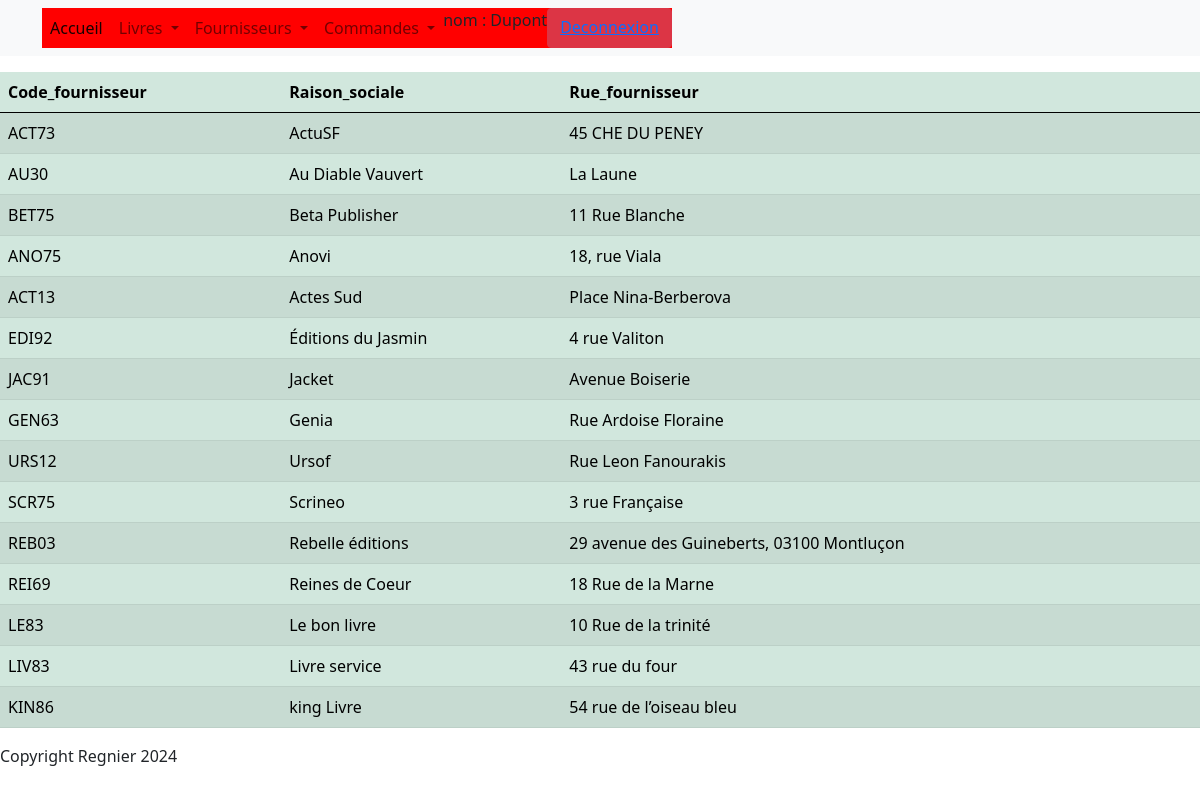
Screenshot of /?controller=fournisseurs&action=all_fournisseurs (signed in) with the database file from the repository.
### tables this page shows
CREATE TABLE `fournisseurs` (
  `Id_fournisseur` int(11) NOT NULL,
  `Code_fournisseur` varchar(50) NOT NULL COMMENT 'Le code du fournisseur',
  `Raison_sociale` varchar(50) NOT NULL COMMENT 'Nom de la compagnie du fournisseur',
  `Rue_fournisseur` varchar(100) DEFAULT NULL COMMENT 'Rue du fournisseur',
  `Code_postal` varchar(50) DEFAULT NULL COMMENT 'Code postal du fournisseur',
  `Localite` varchar(100) DEFAULT NULL COMMENT 'Localité du fournisseur',
  `Pays` varchar(100) DEFAULT NULL COMMENT 'Pays du fournisseur',
  `Tel_fournisseur` varchar(50) DEFAULT NULL COMMENT 'téléphone du fournisseur',
  `Url_fournisseur` varchar(100) DEFAULT NULL COMMENT 'Adresse du site Web du fournisseur',
  `Email_fournisseur` varchar(50) DEFAULT NULL COMMENT 'Email du fournisseur',
  `Fax_fournisseur` varchar(50) DEFAULT NULL COMMENT 'Fax du fournisseur'
);

### Controllers/Controller_fournisseurs.php (called while the page is built, shortened)
<?php
class Controller_fournisseurs extends Controller
{
    public function action_all_fournisseurs()
    {
        $m=Model::get_model();
        $data=['fournisseurs'=>$m->get_all_fournisseurs()];
        $this->render("all_fournisseurs",$data);
    }
}

### Models/Model.php (called while the page is built, shortened)
<?php
class Model
{
    private $bd;
    private static $instance=null;
    private function __construct()
    {
        try {
            $this->bd = new PDO('mysql:host=localhost;dbname=gestion_librairie_mvc', 'root', '');
            $this->bd->query("SET NAMES 'utf8'");
            $this->bd->setAttribute(PDO::ATTR_ERRMODE, PDO::ERRMODE_EXCEPTION);
        }
        catch (PDOException $e)
        {
            die('<p>Echec connexion. Erreur [' . $e->getCode() . '] : ' . $e->getMessage() . '</p>');
        }
    }
    public static function get_model()
    {
        if(is_null(self::$instance))
        {
            self::$instance=new Model();
        }
        return self::$instance;
    }
public function get_all_fournisseurs()
{
    try {
        $requete = $this->bd->prepare('SELECT * FROM fournisseurs');
        $requete->execute();
    } catch (PDOException $e) {
        die('Erreur [' . $e->getCode() . '] : ' . $e->getMessage() . '</p>');
    }
    return $requete->fetchAll(PDO::FETCH_OBJ);
}
}

### Views/Fournisseurs/view_all_fournisseurs.php (the view, shortened to what this page needs)
<div>
<table id='table'class="table table-success table-striped">
    <thead>
        <th>Code_fournisseur</th>
        <th>Raison_sociale</th>
        <th>Rue_fournisseur</th>
    </thead>
    <?php  foreach($fournisseurs as $f ): ?>
    <tr>
        <td><?=$f->Code_fournisseur?></td>
        <td><?=$f->Raison_sociale?></td>
        <td><?=$f->Rue_fournisseur?></td>
    </tr>
    <?php endforeach; ?>
</table>
</div>

### Content/css/style.css (style rules this page uses)
* { margin: 0; padding: 0; box-sizing: border-box; }

### rows the page displays
fournisseurs: Code_fournisseur "ACT73", Raison_sociale "ActuSF", Rue_fournisseur "45 CHE DU PENEY"
fournisseurs: Code_fournisseur "AU30", Raison_sociale "Au Diable Vauvert", Rue_fournisseur "La Laune"
fournisseurs: Code_fournisseur "BET75", Raison_sociale "Beta Publisher", Rue_fournisseur "11 Rue Blanche"
fournisseurs: Code_fournisseur "ANO75", Raison_sociale "Anovi", Rue_fournisseur "18, rue Viala"
fournisseurs: Code_fournisseur "ACT13", Raison_sociale "Actes Sud", Rue_fournisseur "Place Nina-Berberova"
fournisseurs: Code_fournisseur "EDI92", Raison_sociale "Éditions du Jasmin", Rue_fournisseur "4 rue Valiton"
fournisseurs: Code_fournisseur "JAC91", Raison_sociale "Jacket", Rue_fournisseur "Avenue Boiserie"
fournisseurs: Code_fournisseur "GEN63", Raison_sociale "Genia", Rue_fournisseur "Rue Ardoise Floraine"
fournisseurs: Code_fournisseur "URS12", Raison_sociale "Ursof", Rue_fournisseur "Rue Leon Fanourakis"
fournisseurs: Code_fournisseur "SCR75", Raison_sociale "Scrineo", Rue_fournisseur "3 rue Française"
fournisseurs: Code_fournisseur "REB03", Raison_sociale "Rebelle éditions", Rue_fournisseur "29 avenue des Guineberts, 03100 Montluçon"
fournisseurs: Code_fournisseur "REI69", Raison_sociale "Reines de Coeur", Rue_fournisseur "18 Rue de la Marne"
fournisseurs: Code_fournisseur "LE83", Raison_sociale "Le bon livre", Rue_fournisseur "10 Rue de la trinité"
fournisseurs: Code_fournisseur "LIV83", Raison_sociale "Livre service", Rue_fournisseur "43 rue du four"
fournisseurs: Code_fournisseur "KIN86", Raison_sociale "king Livre", Rue_fournisseur "54 rue de l’oiseau bleu"

### other values shown
$_SESSION["nom"] "Dupont"
